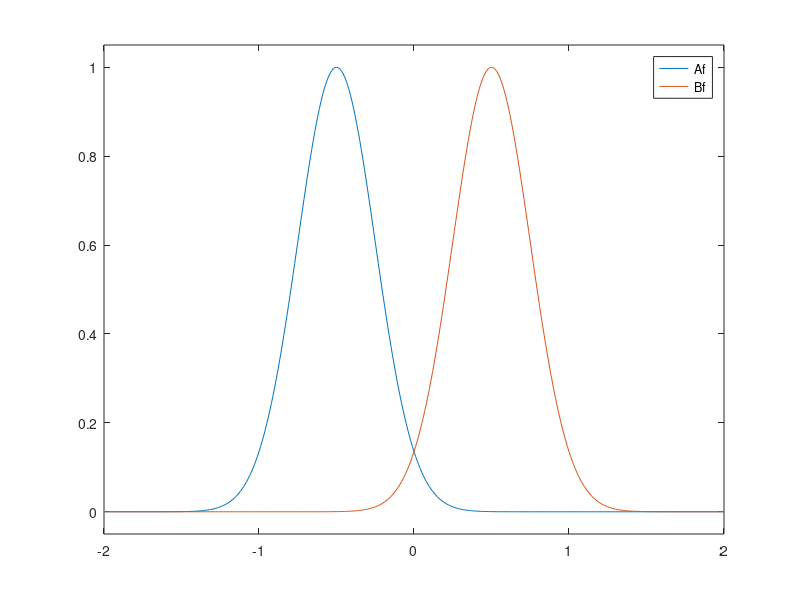
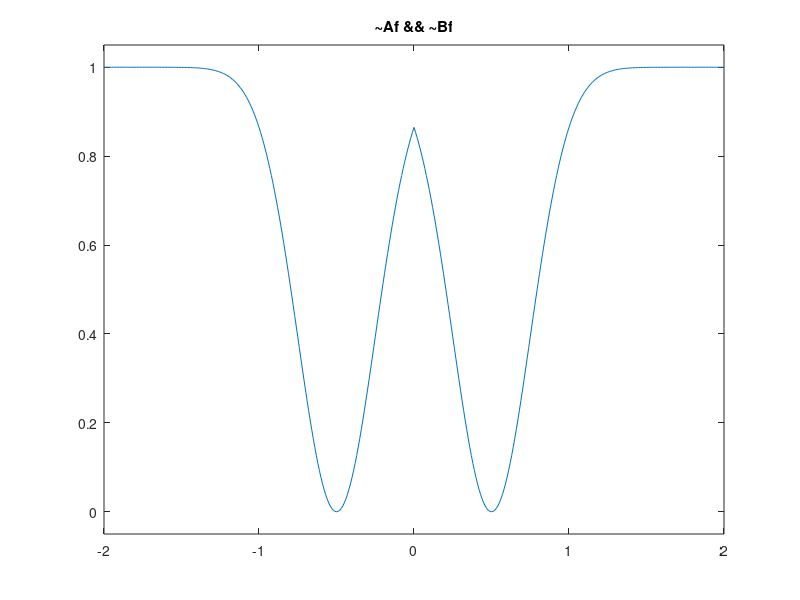
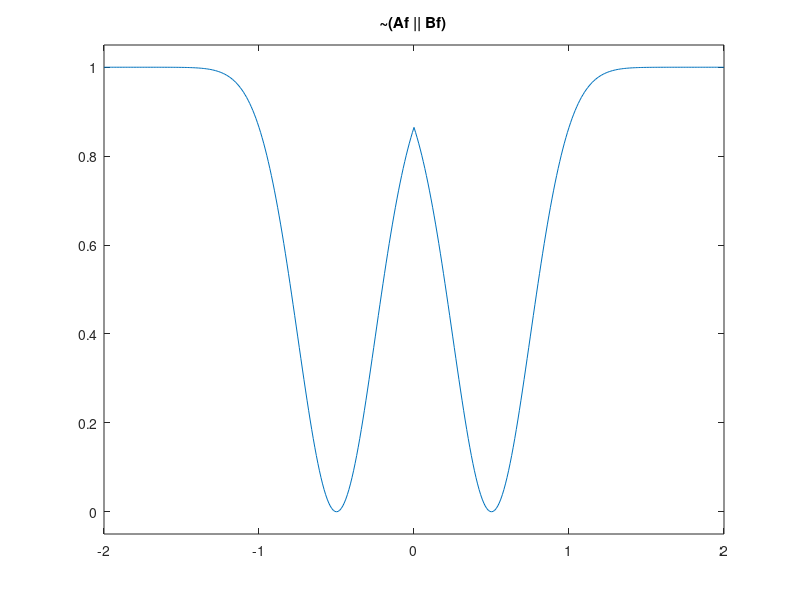
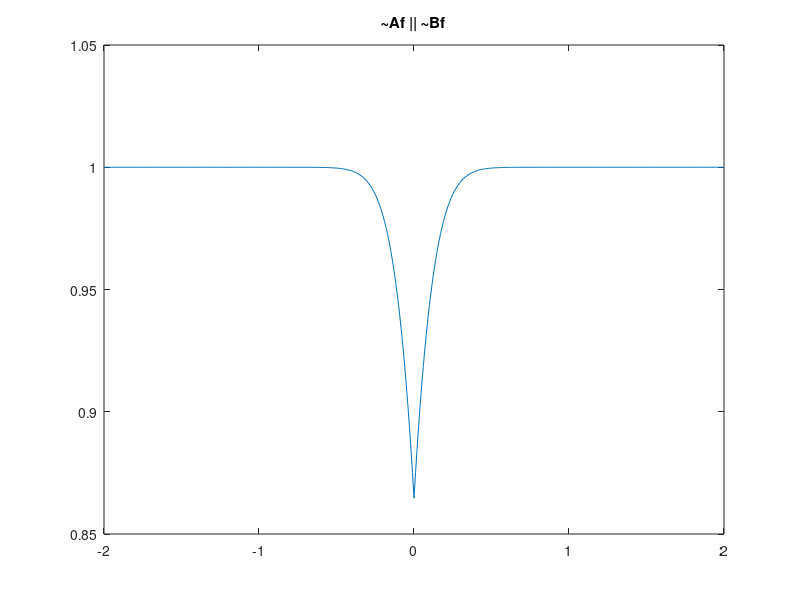

Reproduce these figures in MATLAB, in order.
clc
close all
clear all
%%
x = -2:.01:2;
a = -2:.01:1;
b = -1:.01:2;
amf = gaussmf(x, [0.25, -0.5]);
bmf = gaussmf(x, [0.25, +0.5]);

figure
plot(x, amf, x, bmf);
legend('Af', 'Bf');
ylim([-.05, 1.05]);
savefig('AB.fig');

%%
lhs1 = min(1 - amf, 1 - bmf);
rhs1 = 1 - max(amf, bmf);

figure
plot(x, lhs1);
ylim([-.05, 1.05]);
title('~Af && ~Bf');
savefig('notAandnotB.fig');

figure
plot(x, rhs1);
ylim([-.05, 1.05]);
title('~(Af || Bf)');
savefig('notAorB.fig');

%%
lhs = max(1 - amf, 1 - bmf);
rhs = 1 - min(amf, bmf);

figure
plot(x, lhs);
ylim([0.85, 1.05]);
title('~Af || ~Bf');
savefig('notAornotB.fig');

figure
plot(x, rhs);
ylim([0.85, 1.05]);
title('~(Af && Bf)');
savefig('notAandB.fig');